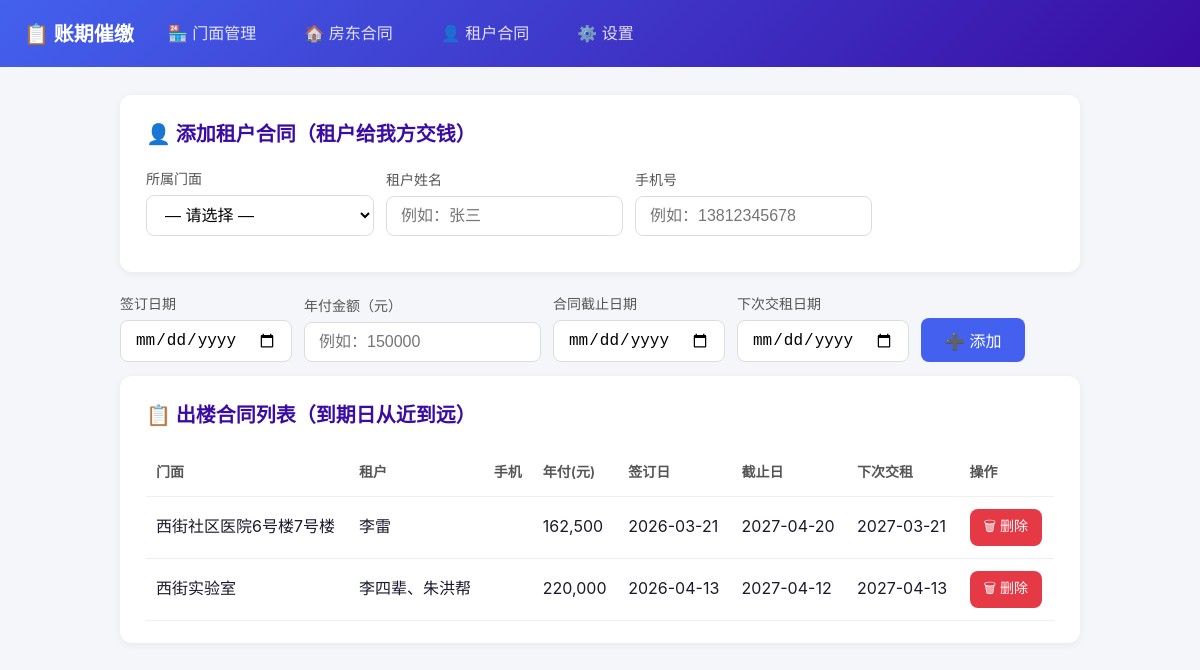
/tenants, run on an earlier commit of the app's database.
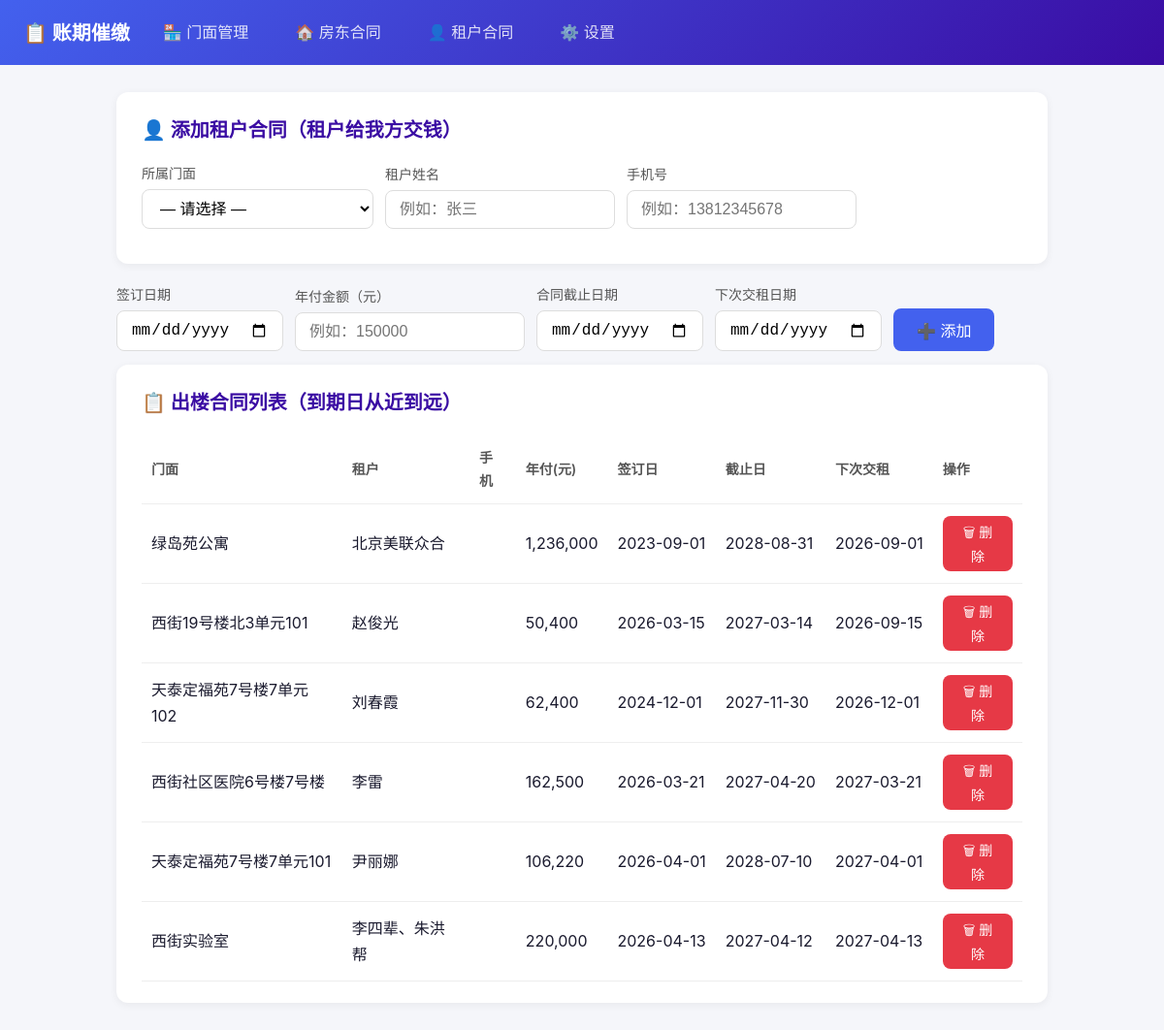
And on a later commit of the database.
### tables this page shows
CREATE TABLE TenantContracts (
            contract_id        INTEGER PRIMARY KEY AUTOINCREMENT,
            shop_id            INTEGER NOT NULL,
            tenant_name        TEXT NOT NULL,
            tenant_phone       TEXT NOT NULL,
            signing_date       TEXT DEFAULT '',
            annual_amount      REAL DEFAULT 0,
            payment_method     TEXT DEFAULT '年付',
            installment_amount REAL DEFAULT 0,
            end_date           TEXT DEFAULT '',
            next_payment_date  TEXT NOT NULL
        );

CREATE TABLE Shops (
            shop_id    INTEGER PRIMARY KEY AUTOINCREMENT,
            shop_name  TEXT NOT NULL,
            address    TEXT DEFAULT ''
        );

### app.py (the view, shortened to what this page needs)
@app.route("/tenants", methods=["GET", "POST"])
def tenants():
    conn = get_conn()
    contracts = conn.execute("""
        SELECT t.*, s.shop_name
        FROM TenantContracts t
        JOIN Shops s ON s.shop_id = t.shop_id
        ORDER BY t.next_payment_date
    """).fetchall()
    all_shops = conn.execute("SELECT * FROM Shops ORDER BY shop_id").fetchall()
    conn.close()
    return render_template("tenants.html", contracts=contracts, shops=all_shops)

### app.py (called while the page is built)
def get_conn():
    conn = sqlite3.connect(DB_PATH, timeout=30)
    conn.row_factory = sqlite3.Row
    conn.execute("PRAGMA journal_mode=WAL")
    conn.execute("PRAGMA foreign_keys=ON")
    return conn

### templates/tenants.html (shortened to what this page needs)
{% extends "base.html" %}
{% block content %}
<div class="card">
    <h2>👤 添加租户合同（租户给我方交钱）</h2>
    <form method="POST" class="form-row">
        <div class="form-group">
            <label for="shop_id">所属门面</label>
            <select id="shop_id" name="shop_id" required>
                <option value="">— 请选择 —</option>
            </select>
        </div>
        <div class="form-group">
            <label for="tenant_name">租户姓名</label>
            <input type="text" id="tenant_name" name="tenant_name" placeholder="例如：张三" required>
        </div>
        <div class="form-group">
            <label for="tenant_phone">手机号</label>
            <input type="text" id="tenant_phone" name="tenant_phone" placeholder="例如：13812345678" required>
        </div>
    </div>
    <div class="form-row">
        <div class="form-group">
            <label for="signing_date">签订日期</label>
            <input type="date" id="signing_date" name="signing_date">
        </div>
        <div class="form-group">
            <label for="annual_amount">年付金额（元）</label>
            <input type="number" id="annual_amount" name="annual_amount" placeholder="例如：150000" step="0.01">
        </div>
        <div class="form-group">
            <label for="end_date">合同截止日期</label>
            <input type="date" id="end_date" name="end_date">
        </div>
        <div class="form-group">
            <label for="next_payment_date">下次交租日期</label>
            <input type="date" id="next_payment_date" name="next_payment_date" required>
        </div>
        <button type="submit" class="btn btn-primary" style="align-self:flex-end;">➕ 添加</button>
</div>
<div class="card">
    <h2>📋 出楼合同列表（到期日从近到远）</h2>
    {% if contracts %}
    <div class="table-wrap">
    <table>
        <thead>
            <tr><th>门面</th><th>租户</th><th>手机</th><th>年付(元)</th><th>签订日</th><th>截止日</th><th>下次交租</th><th>操作</th></tr>
        </thead>
        <tbody>
            {% for c in contracts %}
            <tr>
                <td>{{ c.shop_name }}</td>
                <td>{{ c.tenant_name }}</td>
                <td>{{ c.tenant_phone }}</td>
                <td>{{ '{:,.0f}'.format(c.annual_amount) if c.annual_amount else '-' }}</td>
                <td class="nowrap">{{ c.signing_date or '-' }}</td>
                <td class="nowrap">{{ c.end_date or '-' }}</td>
                <td class="nowrap">{{ c.next_payment_date }}</td>
                <td>
                    <form method="POST" action="{{ url_for('delete_tenant', cid=c.contract_id) }}"
                          onsubmit="return confirm('确认删除租户「{{ c.tenant_name }}」的合同？');">
                        <button type="submit" class="btn btn-danger btn-small">🗑 删除</button>
                    </form>
                </td>
            </tr>
            {% endfor %}
        </tbody>
    </table>
    </div>
    {% else %}
    <div class="empty">暂无租户合同</div>
    {% endif %}
</div>
{% endblock %}

What changed in the data, as far as the page shows it:
added TenantContracts: shop_name "绿岛苑公寓", tenant_name "北京美联众合", annual_amount "1,236,000", signing_date "2023-09-01", end_date "2028-08-31", next_payment_date "2026-09-01"
added TenantContracts: shop_name "西街19号楼北3单元101", tenant_name "赵俊光", annual_amount "50,400", signing_date "2026-03-15", end_date "2027-03-14", next_payment_date "2026-09-15"
added TenantContracts: shop_name "天泰定福苑7号楼7单元102", tenant_name "刘春霞", annual_amount "62,400", signing_date "2024-12-01", end_date "2027-11-30", next_payment_date "2026-12-01"
added TenantContracts: shop_name "天泰定福苑7号楼7单元101", tenant_name "尹丽娜", annual_amount "106,220", signing_date "2026-04-01", end_date "2028-07-10", next_payment_date "2027-04-01"
